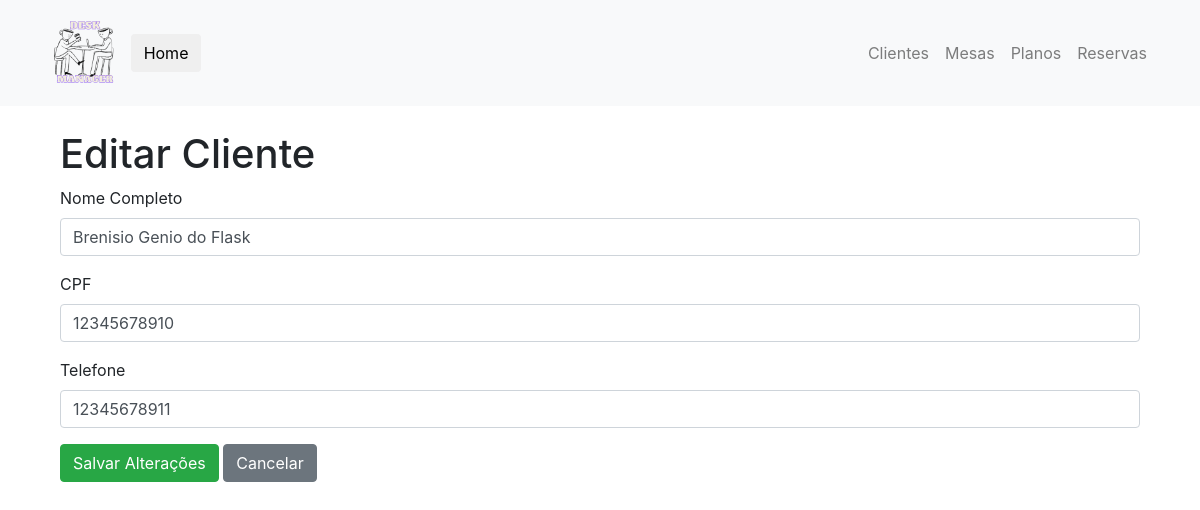
The app's page /cliente/f637760f/editar with its own data.
### desk_manager/models.py (models this page shows, shortened)
class Cliente(db.Model):
    __tablename__ = 'cliente'
    id: so.Mapped[str] = so.mapped_column(sa.String, primary_key=True, default=generate_hex_id)
    nome: so.Mapped[str] = so.mapped_column(sa.String, nullable=False)
    cpf: so.Mapped[str] = so.mapped_column(sa.String, unique=True, nullable=False)
    telefone: so.Mapped[str] = so.mapped_column(sa.String, nullable=False)
    tipo_plano_id: so.Mapped[str] = so.mapped_column(sa.String, sa.ForeignKey("plano.id"), nullable=True)
    plano: so.Mapped["PlanoDeUso"] = so.relationship("PlanoDeUso", back_populates="clientes")
    reservas: so.Mapped[list["Reserva"]] = so.relationship("Reserva", back_populates="cliente")
    saldo: so.Mapped[int] = so.mapped_column(sa.Integer, nullable=True, default=0)
    @classmethod
    def buscar_cliente_por_id(cls, cliente_id):
        return cls.query.get(cliente_id)

### desk_manager/routes/cliente.py (the view, shortened to what this page needs)
@CLIENTE.route('/cliente/<string:cliente_id>/editar', methods=['GET', 'POST'])
def editar_cliente(cliente_id):
    cliente = Cliente.buscar_cliente_por_id(cliente_id)
    form = FormCadastroCliente(obj=cliente)
    return render_template('editar_cliente.html', form_cadastro_cliente=form, cliente=cliente)

### desk_manager/forms/cadastro.py
class FormCadastroCliente(FlaskForm):
    id = HiddenField('ID')
    nome = StringField('', validators=[
        DataRequired(),
        validate_nome])
    cpf = StringField('CPF', validators=[
        DataRequired(),
        length(min=11, max=11, message="O CPF deve ter exatamente 11 dígitos."),
        validate_cpf
    ], render_kw={"placeholder": "Ex: 12345678910"})
    telefone = StringField('', validators=[
        DataRequired(),
        length(min=10, max=11, message="O telefone deve ter entre 10 e 11 dígitos."),
        validate_telefone
    ],render_kw={"placeholder": '(xx) xxxx-xxxx'})
    botao_submit = SubmitField('Cadastrar Cliente')

### desk_manager/templates/editar_cliente.html (shortened to what this page needs)
{% extends "base.html" %}
{% block body %}
<div class="wrapper-doc">
    <form method="POST" action="{{ url_for('cliente.editar_cliente', cliente_id=cliente.id) }}" class="container" enctype="multipart/form-data">
        <h1 class="form-title">Editar Cliente</h1>
        <div class="form-group">
            <label class="form-control-label">Nome Completo</label>
            {% if form_cadastro_cliente.nome.errors %}
                {{ form_cadastro_cliente.nome(class="form-control is-invalid") }}
                <div class="invalid-feedback">
                    {% for erro in form_cadastro_cliente.nome.errors %}
                        {{ erro }}
                    {% endfor %}
                </div>
            {% else %}
                {{ form_cadastro_cliente.nome(class="form-control") }}
            {% endif %}
        </div>
        <div class="form-group">
            <label class="form-control-label">CPF</label>
            {% if form_cadastro_cliente.cpf.errors %}
                {{ form_cadastro_cliente.cpf(class="form-control is-invalid") }}
                <div class="invalid-feedback">
                    {% for erro in form_cadastro_cliente.cpf.errors %}
                        {{ erro }}
                    {% endfor %}
                </div>
            {% else %}
                {{ form_cadastro_cliente.cpf(class="form-control") }}
            {% endif %}
        </div>
        <div class="form-group">
            <label class="form-control-label">Telefone</label>
            {% if form_cadastro_cliente.telefone.errors %}
                {{ form_cadastro_cliente.telefone(class="form-control is-invalid") }}
                <div class="invalid-feedback">
                    {% for erro in form_cadastro_cliente.telefone.errors %}
                        {{ erro }}
                    {% endfor %}
                </div>
            {% else %}
                {{ form_cadastro_cliente.telefone(class="form-control") }}
            {% endif %}
        </div>
        <div class="form-group">
            {{ form_cadastro_cliente.botao_submit(class="btn btn-success", value="Salvar Alterações") }}
            <a href="{{ url_for('cliente.lista_clientes') }}" class="btn btn-secondary">Cancelar</a>
        </div>
    </form>
</div>
{% endblock %}

### records on screen
Cliente: nome "Brenisio Genio do Flask", cpf "12345678910", telefone "12345678911"
